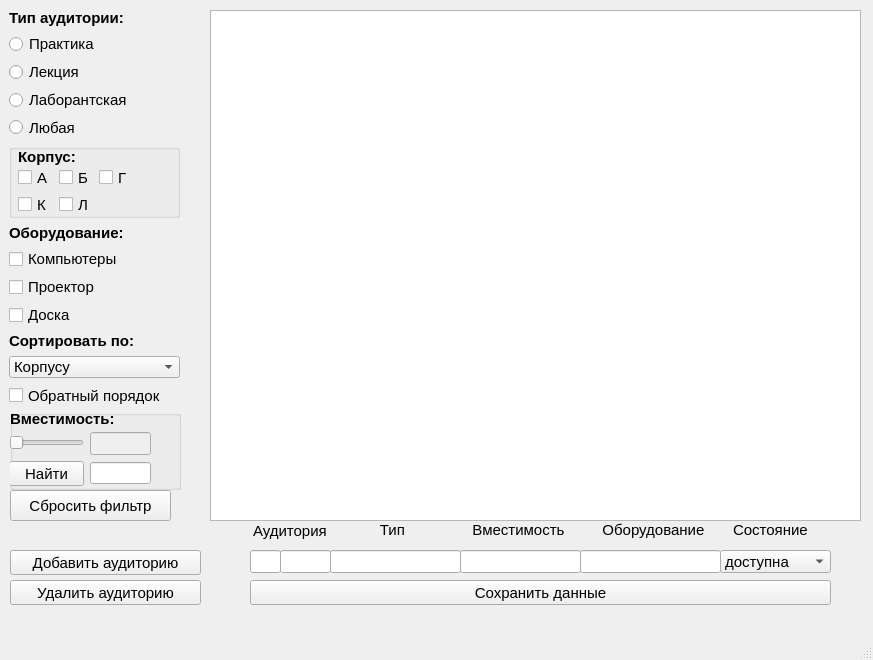
<?xml version="1.0" encoding="UTF-8"?>
<ui version="4.0">
 <class>MainWindow</class>
 <widget class="QMainWindow" name="MainWindow">
  <property name="geometry">
   <rect>
    <x>0</x>
    <y>0</y>
    <width>873</width>
    <height>660</height>
   </rect>
  </property>
  <property name="sizePolicy">
   <sizepolicy hsizetype="Minimum" vsizetype="Minimum">
    <horstretch>0</horstretch>
    <verstretch>0</verstretch>
   </sizepolicy>
  </property>
  <property name="minimumSize">
   <size>
    <width>800</width>
    <height>600</height>
   </size>
  </property>
  <property name="maximumSize">
   <size>
    <width>900</width>
    <height>660</height>
   </size>
  </property>
  <property name="windowTitle">
   <string>BookingApp</string>
  </property>
  <widget class="QWidget" name="centralwidget">
   <widget class="QTableView" name="tableView">
    <property name="geometry">
     <rect>
      <x>210</x>
      <y>10</y>
      <width>651</width>
      <height>511</height>
     </rect>
    </property>
    <property name="font">
     <font>
      <family>Verdana</family>
      <bold>false</bold>
     </font>
    </property>
   </widget>
   <widget class="QWidget" name="layoutWidget">
    <property name="geometry">
     <rect>
      <x>9</x>
      <y>9</y>
      <width>151</width>
      <height>129</height>
     </rect>
    </property>
    <layout class="QVBoxLayout" name="verticalLayout_4">
     <item>
      <widget class="QLabel" name="label">
       <property name="font">
        <font>
         <family>Arial</family>
         <pointsize>11</pointsize>
         <bold>true</bold>
        </font>
       </property>
       <property name="text">
        <string>Тип аудитории:</string>
       </property>
      </widget>
     </item>
     <item>
      <layout class="QVBoxLayout" name="verticalLayout">
       <item>
        <widget class="QRadioButton" name="radioButton_Pract">
         <property name="font">
          <font>
           <family>Arial</family>
           <pointsize>11</pointsize>
          </font>
         </property>
         <property name="text">
          <string>Практика</string>
         </property>
        </widget>
       </item>
       <item>
        <widget class="QRadioButton" name="radioButton_Lec">
         <property name="font">
          <font>
           <family>Arial</family>
           <pointsize>11</pointsize>
          </font>
         </property>
         <property name="text">
          <string>Лекция</string>
         </property>
        </widget>
       </item>
       <item>
        <widget class="QRadioButton" name="radioButton_Lab">
         <property name="font">
          <font>
           <family>Arial</family>
           <pointsize>11</pointsize>
          </font>
         </property>
         <property name="text">
          <string>Лаборантская</string>
         </property>
        </widget>
       </item>
       <item>
        <widget class="QRadioButton" name="radioButton_Any">
         <property name="font">
          <font>
           <family>Arial</family>
           <pointsize>11</pointsize>
          </font>
         </property>
         <property name="text">
          <string>Любая</string>
         </property>
        </widget>
       </item>
      </layout>
     </item>
    </layout>
   </widget>
   <widget class="QWidget" name="layoutWidget">
    <property name="geometry">
     <rect>
      <x>9</x>
      <y>224</y>
      <width>151</width>
      <height>102</height>
     </rect>
    </property>
    <layout class="QVBoxLayout" name="verticalLayout_5">
     <item>
      <widget class="QLabel" name="label_5">
       <property name="font">
        <font>
         <family>Arial</family>
         <pointsize>11</pointsize>
         <bold>true</bold>
        </font>
       </property>
       <property name="text">
        <string>Оборудование:</string>
       </property>
      </widget>
     </item>
     <item>
      <layout class="QVBoxLayout" name="verticalLayout_2">
       <item>
        <widget class="QCheckBox" name="cbxComp">
         <property name="font">
          <font>
           <family>Arial</family>
           <pointsize>11</pointsize>
          </font>
         </property>
         <property name="text">
          <string>Компьютеры</string>
         </property>
        </widget>
       </item>
       <item>
        <widget class="QCheckBox" name="cbxProjector">
         <property name="font">
          <font>
           <family>Arial</family>
           <pointsize>11</pointsize>
          </font>
         </property>
         <property name="text">
          <string>Проектор</string>
         </property>
        </widget>
       </item>
       <item>
        <widget class="QCheckBox" name="cbxBoard">
         <property name="font">
          <font>
           <family>Arial</family>
           <pointsize>11</pointsize>
          </font>
         </property>
         <property name="text">
          <string>Доска</string>
         </property>
        </widget>
       </item>
      </layout>
     </item>
    </layout>
   </widget>
   <widget class="QWidget" name="layoutWidget">
    <property name="geometry">
     <rect>
      <x>9</x>
      <y>332</y>
      <width>171</width>
      <height>75</height>
     </rect>
    </property>
    <layout class="QVBoxLayout" name="verticalLayout_6">
     <item>
      <widget class="QLabel" name="label_4">
       <property name="font">
        <font>
         <family>Arial</family>
         <pointsize>11</pointsize>
         <bold>true</bold>
        </font>
       </property>
       <property name="text">
        <string>Сортировать по:</string>
       </property>
      </widget>
     </item>
     <item>
      <widget class="QComboBox" name="comboBox">
       <property name="font">
        <font>
         <family>Arial</family>
         <pointsize>11</pointsize>
        </font>
       </property>
       <item>
        <property name="text">
         <string>Корпусу</string>
        </property>
       </item>
       <item>
        <property name="text">
         <string>Вместимости</string>
        </property>
       </item>
      </widget>
     </item>
     <item>
      <widget class="QCheckBox" name="checkBox_revSort">
       <property name="font">
        <font>
         <family>Arial</family>
         <pointsize>11</pointsize>
         <bold>false</bold>
        </font>
       </property>
       <property name="text">
        <string>Обратный порядок</string>
       </property>
      </widget>
     </item>
    </layout>
   </widget>
   <widget class="QLabel" name="label_6">
    <property name="geometry">
     <rect>
      <x>253</x>
      <y>521</y>
      <width>91</width>
      <height>20</height>
     </rect>
    </property>
    <property name="font">
     <font>
      <family>Arial</family>
      <pointsize>11</pointsize>
     </font>
    </property>
    <property name="text">
     <string>Аудитория</string>
    </property>
   </widget>
   <widget class="QLabel" name="label_7">
    <property name="geometry">
     <rect>
      <x>330</x>
      <y>520</y>
      <width>121</width>
      <height>20</height>
     </rect>
    </property>
    <property name="font">
     <font>
      <family>Arial</family>
      <pointsize>11</pointsize>
     </font>
    </property>
    <property name="text">
     <string>            Тип</string>
    </property>
   </widget>
   <widget class="QLabel" name="label_8">
    <property name="geometry">
     <rect>
      <x>460</x>
      <y>520</y>
      <width>111</width>
      <height>20</height>
     </rect>
    </property>
    <property name="font">
     <font>
      <family>Arial</family>
      <pointsize>11</pointsize>
     </font>
    </property>
    <property name="text">
     <string>   Вместимость</string>
    </property>
   </widget>
   <widget class="QLabel" name="label_9">
    <property name="geometry">
     <rect>
      <x>590</x>
      <y>520</y>
      <width>141</width>
      <height>20</height>
     </rect>
    </property>
    <property name="font">
     <font>
      <family>Arial</family>
      <pointsize>11</pointsize>
     </font>
    </property>
    <property name="text">
     <string>   Оборудование</string>
    </property>
   </widget>
   <widget class="QLabel" name="label_10">
    <property name="geometry">
     <rect>
      <x>733</x>
      <y>521</y>
      <width>101</width>
      <height>17</height>
     </rect>
    </property>
    <property name="font">
     <font>
      <family>Arial</family>
      <pointsize>11</pointsize>
     </font>
    </property>
    <property name="text">
     <string>Состояние</string>
    </property>
   </widget>
   <widget class="QLineEdit" name="lineEdit_valAudBuild">
    <property name="geometry">
     <rect>
      <x>250</x>
      <y>550</y>
      <width>31</width>
      <height>23</height>
     </rect>
    </property>
    <property name="font">
     <font>
      <family>Arial</family>
      <pointsize>11</pointsize>
     </font>
    </property>
   </widget>
   <widget class="QLineEdit" name="lineEdit_valType">
    <property name="geometry">
     <rect>
      <x>330</x>
      <y>550</y>
      <width>131</width>
      <height>23</height>
     </rect>
    </property>
    <property name="font">
     <font>
      <family>Arial</family>
      <pointsize>11</pointsize>
     </font>
    </property>
   </widget>
   <widget class="QLineEdit" name="lineEdit_valCap">
    <property name="geometry">
     <rect>
      <x>460</x>
      <y>550</y>
      <width>121</width>
      <height>23</height>
     </rect>
    </property>
    <property name="font">
     <font>
      <family>Arial</family>
      <pointsize>11</pointsize>
     </font>
    </property>
   </widget>
   <widget class="QLineEdit" name="lineEdit_valEquip">
    <property name="geometry">
     <rect>
      <x>580</x>
      <y>550</y>
      <width>141</width>
      <height>23</height>
     </rect>
    </property>
    <property name="font">
     <font>
      <family>Arial</family>
      <pointsize>11</pointsize>
     </font>
    </property>
   </widget>
   <widget class="QComboBox" name="comboBox_valStatus">
    <property name="geometry">
     <rect>
      <x>720</x>
      <y>550</y>
      <width>111</width>
      <height>23</height>
     </rect>
    </property>
    <property name="font">
     <font>
      <family>Arial</family>
      <pointsize>11</pointsize>
     </font>
    </property>
    <item>
     <property name="text">
      <string>доступна</string>
     </property>
    </item>
    <item>
     <property name="text">
      <string>в ремонте</string>
     </property>
    </item>
    <item>
     <property name="text">
      <string>не доступна</string>
     </property>
    </item>
   </widget>
   <widget class="QPushButton" name="pushButtonSaveInfo">
    <property name="geometry">
     <rect>
      <x>250</x>
      <y>580</y>
      <width>581</width>
      <height>25</height>
     </rect>
    </property>
    <property name="font">
     <font>
      <family>Arial</family>
      <pointsize>11</pointsize>
     </font>
    </property>
    <property name="text">
     <string>Сохранить данные</string>
    </property>
   </widget>
   <widget class="QLineEdit" name="lineEdit_valAudNumber">
    <property name="geometry">
     <rect>
      <x>280</x>
      <y>550</y>
      <width>51</width>
      <height>23</height>
     </rect>
    </property>
    <property name="font">
     <font>
      <family>Arial</family>
      <pointsize>11</pointsize>
     </font>
    </property>
   </widget>
   <widget class="QPushButton" name="pushButtonShowAll">
    <property name="geometry">
     <rect>
      <x>10</x>
      <y>490</y>
      <width>161</width>
      <height>31</height>
     </rect>
    </property>
    <property name="font">
     <font>
      <family>Arial</family>
      <pointsize>11</pointsize>
     </font>
    </property>
    <property name="text">
     <string>Сбросить фильтр</string>
    </property>
   </widget>
   <widget class="QPushButton" name="btnAddAudit">
    <property name="geometry">
     <rect>
      <x>10</x>
      <y>550</y>
      <width>191</width>
      <height>25</height>
     </rect>
    </property>
    <property name="font">
     <font>
      <family>Arial</family>
      <pointsize>11</pointsize>
     </font>
    </property>
    <property name="text">
     <string>Добавить аудиторию</string>
    </property>
   </widget>
   <widget class="QPushButton" name="btnRemoveAudit">
    <property name="geometry">
     <rect>
      <x>10</x>
      <y>580</y>
      <width>191</width>
      <height>25</height>
     </rect>
    </property>
    <property name="font">
     <font>
      <family>Arial</family>
      <pointsize>11</pointsize>
     </font>
    </property>
    <property name="text">
     <string>Удалить аудиторию</string>
    </property>
   </widget>
   <widget class="QGroupBox" name="groupBox">
    <property name="geometry">
     <rect>
      <x>9</x>
      <y>144</y>
      <width>171</width>
      <height>74</height>
     </rect>
    </property>
    <property name="title">
     <string/>
    </property>
    <widget class="QCheckBox" name="checkBox_build_L">
     <property name="geometry">
      <rect>
       <x>50</x>
       <y>50</y>
       <width>33</width>
       <height>21</height>
      </rect>
     </property>
     <property name="font">
      <font>
       <family>Arial</family>
       <pointsize>11</pointsize>
      </font>
     </property>
     <property name="text">
      <string>Л</string>
     </property>
    </widget>
    <widget class="QCheckBox" name="checkBox_build_A">
     <property name="geometry">
      <rect>
       <x>9</x>
       <y>23</y>
       <width>32</width>
       <height>21</height>
      </rect>
     </property>
     <property name="font">
      <font>
       <family>Arial</family>
       <pointsize>11</pointsize>
      </font>
     </property>
     <property name="text">
      <string>А</string>
     </property>
    </widget>
    <widget class="QLabel" name="label_2">
     <property name="geometry">
      <rect>
       <x>9</x>
       <y>4</y>
       <width>81</width>
       <height>17</height>
      </rect>
     </property>
     <property name="font">
      <font>
       <family>Arial</family>
       <pointsize>11</pointsize>
       <bold>true</bold>
      </font>
     </property>
     <property name="text">
      <string>Корпус:</string>
     </property>
    </widget>
    <widget class="QCheckBox" name="checkBox_build_K">
     <property name="geometry">
      <rect>
       <x>9</x>
       <y>50</y>
       <width>32</width>
       <height>21</height>
      </rect>
     </property>
     <property name="font">
      <font>
       <family>Arial</family>
       <pointsize>11</pointsize>
      </font>
     </property>
     <property name="text">
      <string>К</string>
     </property>
    </widget>
    <widget class="QCheckBox" name="checkBox_build_B">
     <property name="geometry">
      <rect>
       <x>50</x>
       <y>23</y>
       <width>33</width>
       <height>21</height>
      </rect>
     </property>
     <property name="font">
      <font>
       <family>Arial</family>
       <pointsize>11</pointsize>
      </font>
     </property>
     <property name="text">
      <string>Б</string>
     </property>
    </widget>
    <widget class="QCheckBox" name="checkBox_build_G">
     <property name="geometry">
      <rect>
       <x>90</x>
       <y>23</y>
       <width>31</width>
       <height>21</height>
      </rect>
     </property>
     <property name="font">
      <font>
       <family>Arial</family>
       <pointsize>11</pointsize>
      </font>
     </property>
     <property name="text">
      <string>Г</string>
     </property>
    </widget>
   </widget>
   <widget class="QGroupBox" name="groupBox_2">
    <property name="geometry">
     <rect>
      <x>10</x>
      <y>410</y>
      <width>171</width>
      <height>80</height>
     </rect>
    </property>
    <property name="title">
     <string/>
    </property>
    <widget class="QLabel" name="label_3">
     <property name="geometry">
      <rect>
       <x>0</x>
       <y>0</y>
       <width>141</width>
       <height>17</height>
      </rect>
     </property>
     <property name="font">
      <font>
       <family>Arial</family>
       <pointsize>11</pointsize>
       <bold>true</bold>
      </font>
     </property>
     <property name="text">
      <string>Вместимость:</string>
     </property>
    </widget>
    <widget class="QLineEdit" name="leSearch">
     <property name="geometry">
      <rect>
       <x>80</x>
       <y>52</y>
       <width>61</width>
       <height>22</height>
      </rect>
     </property>
    </widget>
    <widget class="QPushButton" name="btnSetFilters">
     <property name="geometry">
      <rect>
       <x>-1</x>
       <y>51</y>
       <width>75</width>
       <height>25</height>
      </rect>
     </property>
     <property name="font">
      <font>
       <family>Arial</family>
       <pointsize>11</pointsize>
      </font>
     </property>
     <property name="text">
      <string>Найти</string>
     </property>
    </widget>
    <widget class="QLineEdit" name="lineEdit">
     <property name="enabled">
      <bool>false</bool>
     </property>
     <property name="geometry">
      <rect>
       <x>80</x>
       <y>22</y>
       <width>61</width>
       <height>23</height>
      </rect>
     </property>
     <property name="font">
      <font>
       <family>Arial</family>
       <pointsize>11</pointsize>
       <bold>false</bold>
      </font>
     </property>
    </widget>
    <widget class="QSlider" name="sdrCapacity">
     <property name="geometry">
      <rect>
       <x>-1</x>
       <y>22</y>
       <width>75</width>
       <height>22</height>
      </rect>
     </property>
     <property name="autoFillBackground">
      <bool>false</bool>
     </property>
     <property name="minimum">
      <number>15</number>
     </property>
     <property name="maximum">
      <number>200</number>
     </property>
     <property name="singleStep">
      <number>5</number>
     </property>
     <property name="orientation">
      <enum>Qt::Horizontal</enum>
     </property>
    </widget>
   </widget>
  </widget>
  <widget class="QMenuBar" name="menubar">
   <property name="geometry">
    <rect>
     <x>0</x>
     <y>0</y>
     <width>873</width>
     <height>22</height>
    </rect>
   </property>
  </widget>
  <widget class="QStatusBar" name="statusbar"/>
 </widget>
 <resources/>
 <connections/>
</ui>
